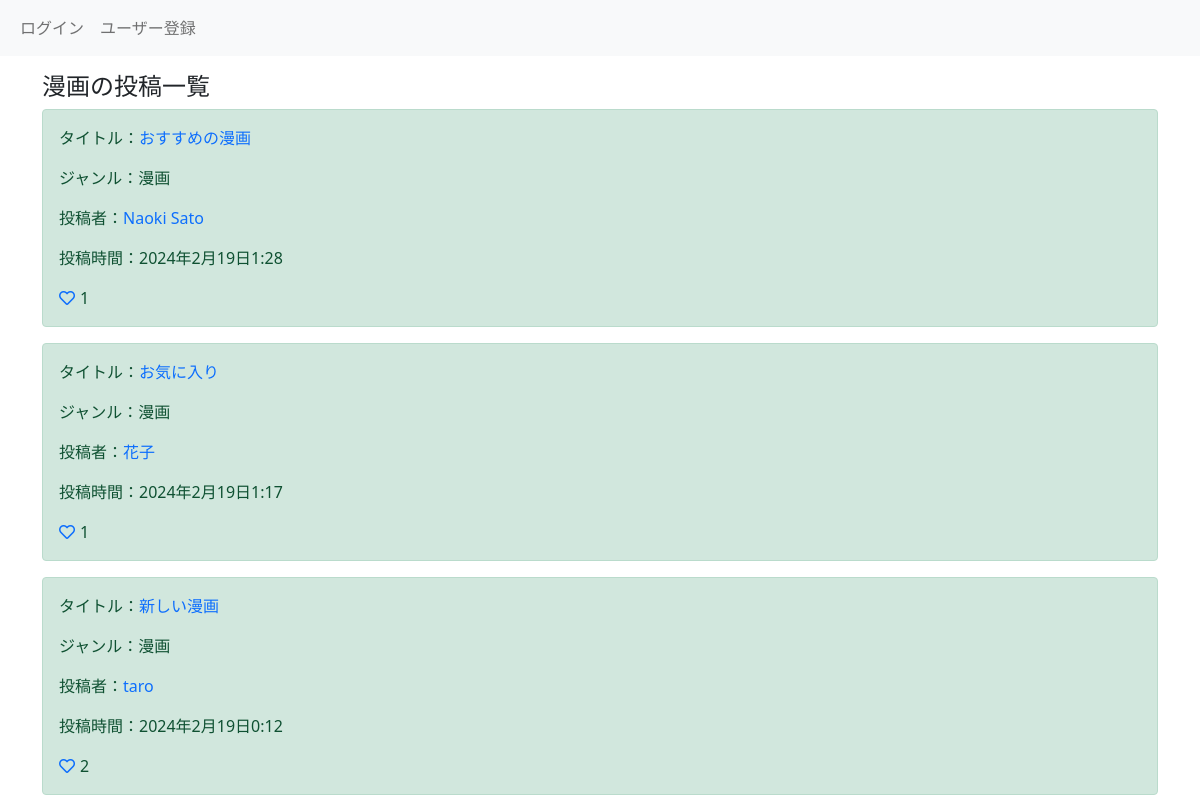
Screenshot of /genre/漫画/ with the database file from the repository.
### app/models.py (models this page shows, shortened)
class Post(models.Model):
    GENRE_CHOICES = (
        ('漫画', '漫画'),
        ('アニメ', 'アニメ'),
        ('ゲーム', 'ゲーム'),
    )
    title = models.CharField(max_length=100)
    content = models.TextField()
    user = models.ForeignKey(settings.AUTH_USER_MODEL, on_delete=models.CASCADE)
    created_at = models.DateTimeField(auto_now_add=True)
    like = models.ManyToManyField(settings.AUTH_USER_MODEL, related_name='related_post', blank=True)
    genre = models.CharField(max_length=10, choices=GENRE_CHOICES)
    class Meta:
       ordering = ["-created_at"]

class Users(AbstractBaseUser, PermissionsMixin):
    username = models.CharField(max_length=150)
    email = models.EmailField(max_length=255, unique=True)
    is_active = models.BooleanField(default=True)
    is_staff = models.BooleanField(default=False)
    USERNAME_FIELD = 'email'
    REQUIRED_FIELDS = ['username']
    objects = UserManager()

### app/views.py (the view)
# urls.py: path('genre/<str:genre>/', GenreListView.as_view(), name='genre-list'),
class GenreListView(ListView):
    model = Post
    template_name = 'genre_list.html'
    context_object_name = 'posts'
    def get_queryset(self):
        genre = self.kwargs['genre']
        return Post.objects.filter(genre=genre)
    def get_context_data(self, **kwargs):
        context = super().get_context_data(**kwargs)
        context['genre'] = self.kwargs['genre']
        return context

### templates/genre_list.html
{% extends 'base.html' %}
{% load static %}
{% block content %}
<div class="container mt-3">
    <h4>{{ genre }}の投稿一覧</h4>
    {% for post in posts %}
        <div class="alert alert-success" role="alert">
            <p>タイトル：<a href="{% url 'app:detail' post.pk %}" class="post-title-link" style="text-decoration: none;">{{ post.title }}</a></p>
            <p>ジャンル：{{ post.genre }}</p>
            {% if post.user != request.user %}
                <p>投稿者：<a href="{% url 'app:user-account' post.user.username %}" class="post-title-link" style="text-decoration: none;">{{ post.user.username }}</a></p>
            {% else %}
                <p>投稿者：{{ post.user.username }}</p>
            {% endif %}
            <p>投稿時間：{{ post.created_at }}</p>
            <div class="like-btn-container">
                {% if post.pk %}
                    {% if request.user in post.like.all %}
                        <a href="{% url 'app:like-genre' pk=post.pk genre=post.genre %}" class="like-btn add-color" tabindex="-1" role="button" aria-disabled="true"><i class="fas fa-heart"></i></a>{{ post.like.count }}
                    {% else %}
                        <a href="{% url 'app:like-genre' pk=post.pk genre=post.genre %}" class="like-btn" tabindex="-1" role="button" aria-disabled="true"><i class="far fa-heart"></i></a>{{ post.like.count }}
                    {% endif %}
                {% endif %}
            </div>
        </div>
    {% endfor %}
</div>
<link rel="stylesheet" type="text/css" href="{% static 'style.css' %}">
{% endblock content %}

### static/style.css (style rules this page uses)
.post-title-link { text-decoration: none; }
.like-btn-container { display: flex; flex-wrap: wrap; }
.like-btn { display: inline-block; margin-right: 5px; }

### rows the page displays
Post: title "おすすめの漫画", genre "漫画", user.username "Naoki Sato", created_at "2024年2月19日1:28", like.count "1"
Post: title "お気に入り", genre "漫画", user.username "花子", created_at "2024年2月19日1:17", like.count "1"
Post: title "新しい漫画", genre "漫画", user.username "taro", created_at "2024年2月19日0:12", like.count "2"

### other values shown
{{ genre }} "漫画"
